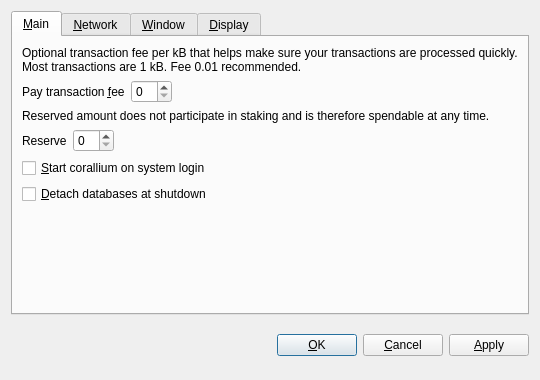
<?xml version="1.0" encoding="UTF-8"?>
<ui version="4.0">
 <class>OptionsDialog</class>
 <widget class="QDialog" name="OptionsDialog">
  <property name="geometry">
   <rect>
    <x>0</x>
    <y>0</y>
    <width>540</width>
    <height>380</height>
   </rect>
  </property>
  <property name="windowTitle">
   <string>Options</string>
  </property>
  <property name="modal">
   <bool>true</bool>
  </property>
  <layout class="QVBoxLayout" name="verticalLayout">
   <item>
    <widget class="QTabWidget" name="tabWidget">
     <property name="tabPosition">
      <enum>QTabWidget::North</enum>
     </property>
     <property name="currentIndex">
      <number>0</number>
     </property>
     <widget class="QWidget" name="tabMain">
      <attribute name="title">
       <string>&amp;Main</string>
      </attribute>
      <layout class="QVBoxLayout" name="verticalLayout_Main">
       <item>
        <widget class="QLabel" name="transactionFeeInfoLabel">
         <property name="text">
          <string>Optional transaction fee per kB that helps make sure your transactions are processed quickly. Most transactions are 1 kB. Fee 0.01 recommended.</string>
         </property>
         <property name="textFormat">
          <enum>Qt::PlainText</enum>
         </property>
         <property name="wordWrap">
          <bool>true</bool>
         </property>
        </widget>
       </item>
       <item>
        <layout class="QHBoxLayout" name="horizontalLayoutFee">
         <item>
          <widget class="QLabel" name="transactionFeeLabel">
           <property name="text">
            <string>Pay transaction &amp;fee</string>
           </property>
           <property name="textFormat">
            <enum>Qt::PlainText</enum>
           </property>
           <property name="buddy">
            <cstring>transactionFee</cstring>
           </property>
          </widget>
         </item>
         <item>
          <widget class="BitcoinAmountField" name="transactionFee"/>
         </item>
         <item>
          <spacer name="horizontalSpacerFee">
           <property name="orientation">
            <enum>Qt::Horizontal</enum>
           </property>
           <property name="sizeHint" stdset="0">
            <size>
             <width>40</width>
             <height>20</height>
            </size>
           </property>
          </spacer>
         </item>
        </layout>
       </item>
       <item>
        <widget class="QLabel" name="reserveBalanceInfoLabel">
         <property name="text">
          <string>Reserved amount does not participate in staking and is therefore spendable at any time.</string>
         </property>
         <property name="textFormat">
          <enum>Qt::PlainText</enum>
         </property>
         <property name="wordWrap">
          <bool>true</bool>
         </property>
        </widget>
       </item>
       <item>
        <layout class="QHBoxLayout" name="horizontalLayoutReserveBalance">
         <item>
          <widget class="QLabel" name="reserveBalanceLabel">
           <property name="text">
            <string>Reserve</string>
           </property>
           <property name="textFormat">
            <enum>Qt::PlainText</enum>
           </property>
           <property name="buddy">
            <cstring>reserveBalance</cstring>
           </property>
          </widget>
         </item>
         <item>
          <widget class="BitcoinAmountField" name="reserveBalance"/>
         </item>
         <item>
          <spacer name="horizontalSpacerReserveBalance">
           <property name="orientation">
            <enum>Qt::Horizontal</enum>
           </property>
           <property name="sizeHint" stdset="0">
            <size>
             <width>40</width>
             <height>20</height>
            </size>
           </property>
          </spacer>
         </item>
        </layout>
       </item>
       <item>
        <widget class="QCheckBox" name="bitcoinAtStartup">
         <property name="toolTip">
          <string>Automatically start corallium after logging in to the system.</string>
         </property>
         <property name="text">
          <string>&amp;Start corallium on system login</string>
         </property>
        </widget>
       </item>
       <item>
        <widget class="QCheckBox" name="detachDatabases">
         <property name="toolTip">
          <string>Detach block and address databases at shutdown. This means they can be moved to another data directory, but it slows down shutdown. The wallet is always detached.</string>
         </property>
         <property name="text">
          <string>&amp;Detach databases at shutdown</string>
         </property>
        </widget>
       </item>
       <item>
        <spacer name="verticalSpacer_Main">
         <property name="orientation">
          <enum>Qt::Vertical</enum>
         </property>
         <property name="sizeHint" stdset="0">
          <size>
           <width>20</width>
           <height>40</height>
          </size>
         </property>
        </spacer>
       </item>
      </layout>
     </widget>
     <widget class="QWidget" name="tabNetwork">
      <attribute name="title">
       <string>&amp;Network</string>
      </attribute>
      <layout class="QVBoxLayout" name="verticalLayout_Network">
       <item>
        <widget class="QCheckBox" name="mapPortUpnp">
         <property name="toolTip">
          <string>Automatically open the corallium client port on the router. This only works when your router supports UPnP and it is enabled.</string>
         </property>
         <property name="text">
          <string>Map port using &amp;UPnP</string>
         </property>
        </widget>
       </item>
       <item>
        <widget class="QCheckBox" name="connectSocks">
         <property name="toolTip">
          <string>Connect to the corallium network through a SOCKS proxy (e.g. when connecting through Tor).</string>
         </property>
         <property name="text">
          <string>&amp;Connect through SOCKS proxy:</string>
         </property>
        </widget>
       </item>
       <item>
        <layout class="QHBoxLayout" name="horizontalLayout_Network">
         <item>
          <widget class="QLabel" name="proxyIpLabel">
           <property name="text">
            <string>Proxy &amp;IP:</string>
           </property>
           <property name="textFormat">
            <enum>Qt::PlainText</enum>
           </property>
           <property name="buddy">
            <cstring>proxyIp</cstring>
           </property>
          </widget>
         </item>
         <item>
          <widget class="QValidatedLineEdit" name="proxyIp">
           <property name="maximumSize">
            <size>
             <width>140</width>
             <height>16777215</height>
            </size>
           </property>
           <property name="toolTip">
            <string>IP address of the proxy (e.g. 127.0.0.1)</string>
           </property>
          </widget>
         </item>
         <item>
          <widget class="QLabel" name="proxyPortLabel">
           <property name="text">
            <string>&amp;Port:</string>
           </property>
           <property name="textFormat">
            <enum>Qt::PlainText</enum>
           </property>
           <property name="buddy">
            <cstring>proxyPort</cstring>
           </property>
          </widget>
         </item>
         <item>
          <widget class="QLineEdit" name="proxyPort">
           <property name="maximumSize">
            <size>
             <width>55</width>
             <height>16777215</height>
            </size>
           </property>
           <property name="toolTip">
            <string>Port of the proxy (e.g. 9050)</string>
           </property>
          </widget>
         </item>
         <item>
          <widget class="QLabel" name="socksVersionLabel">
           <property name="text">
            <string>SOCKS &amp;Version:</string>
           </property>
           <property name="textFormat">
            <enum>Qt::PlainText</enum>
           </property>
           <property name="buddy">
            <cstring>socksVersion</cstring>
           </property>
          </widget>
         </item>
         <item>
          <widget class="QValueComboBox" name="socksVersion">
           <property name="toolTip">
            <string>SOCKS version of the proxy (e.g. 5)</string>
           </property>
          </widget>
         </item>
         <item>
          <spacer name="horizontalSpacer_Network">
           <property name="orientation">
            <enum>Qt::Horizontal</enum>
           </property>
           <property name="sizeHint" stdset="0">
            <size>
             <width>40</width>
             <height>20</height>
            </size>
           </property>
          </spacer>
         </item>
        </layout>
       </item>
       <item>
        <spacer name="verticalSpacer_Network">
         <property name="orientation">
          <enum>Qt::Vertical</enum>
         </property>
         <property name="sizeHint" stdset="0">
          <size>
           <width>20</width>
           <height>40</height>
          </size>
         </property>
        </spacer>
       </item>
      </layout>
     </widget>
     <widget class="QWidget" name="tabWindow">
      <attribute name="title">
       <string>&amp;Window</string>
      </attribute>
      <layout class="QVBoxLayout" name="verticalLayout_Window">
       <item>
        <widget class="QCheckBox" name="minimizeToTray">
         <property name="toolTip">
          <string>Show only a tray icon after minimizing the window.</string>
         </property>
         <property name="text">
          <string>&amp;Minimize to the tray instead of the taskbar</string>
         </property>
        </widget>
       </item>
       <item>
        <widget class="QCheckBox" name="minimizeOnClose">
         <property name="toolTip">
          <string>Minimize instead of exit the application when the window is closed. When this option is enabled, the application will be closed only after selecting Quit in the menu.</string>
         </property>
         <property name="text">
          <string>M&amp;inimize on close</string>
         </property>
        </widget>
       </item>
       <item>
        <spacer name="verticalSpacer_Window">
         <property name="orientation">
          <enum>Qt::Vertical</enum>
         </property>
         <property name="sizeHint" stdset="0">
          <size>
           <width>20</width>
           <height>40</height>
          </size>
         </property>
        </spacer>
       </item>
      </layout>
     </widget>
     <widget class="QWidget" name="tabDisplay">
      <attribute name="title">
       <string>&amp;Display</string>
      </attribute>
      <layout class="QVBoxLayout" name="verticalLayout_Display">
       <item>
        <layout class="QHBoxLayout" name="horizontalLayout_1_Display">
         <item>
          <widget class="QLabel" name="langLabel">
           <property name="text">
            <string>User Interface &amp;language:</string>
           </property>
           <property name="textFormat">
            <enum>Qt::PlainText</enum>
           </property>
           <property name="buddy">
            <cstring>lang</cstring>
           </property>
          </widget>
         </item>
         <item>
          <widget class="QValueComboBox" name="lang">
           <property name="toolTip">
            <string>The user interface language can be set here. This setting will take effect after restarting corallium.</string>
           </property>
          </widget>
         </item>
        </layout>
       </item>
       <item>
        <layout class="QHBoxLayout" name="horizontalLayout_2_Display">
         <item>
          <widget class="QLabel" name="unitLabel">
           <property name="text">
            <string>&amp;Unit to show amounts in:</string>
           </property>
           <property name="textFormat">
            <enum>Qt::PlainText</enum>
           </property>
           <property name="buddy">
            <cstring>unit</cstring>
           </property>
          </widget>
         </item>
         <item>
          <widget class="QValueComboBox" name="unit">
           <property name="toolTip">
            <string>Choose the default subdivision unit to show in the interface and when sending coins.</string>
           </property>
          </widget>
         </item>
        </layout>
       </item>
       <item>
        <widget class="QCheckBox" name="displayAddresses">
         <property name="toolTip">
          <string>Whether to show corallium addresses in the transaction list or not.</string>
         </property>
         <property name="text">
          <string>&amp;Display addresses in transaction list</string>
         </property>
        </widget>
       </item>
       <item>
        <widget class="QCheckBox" name="coinControlFeatures">
         <property name="toolTip">
          <string>Whether to show coin control features or not.</string>
         </property>
         <property name="text">
          <string>Display coin &amp;control features (experts only!)</string>
         </property>
        </widget>
       </item>
       <item>
        <spacer name="verticalSpacer_Display">
         <property name="orientation">
          <enum>Qt::Vertical</enum>
         </property>
         <property name="sizeHint" stdset="0">
          <size>
           <width>20</width>
           <height>40</height>
          </size>
         </property>
        </spacer>
       </item>
      </layout>
     </widget>
    </widget>
   </item>
   <item>
    <layout class="QHBoxLayout" name="horizontalLayout_Buttons">
     <item>
      <spacer name="horizontalSpacer_1">
       <property name="orientation">
        <enum>Qt::Horizontal</enum>
       </property>
       <property name="sizeHint" stdset="0">
        <size>
         <width>40</width>
         <height>48</height>
        </size>
       </property>
      </spacer>
     </item>
     <item>
      <widget class="QLabel" name="statusLabel">
       <property name="font">
        <font>
         <weight>75</weight>
         <bold>true</bold>
        </font>
       </property>
       <property name="text">
        <string/>
       </property>
       <property name="textFormat">
        <enum>Qt::PlainText</enum>
       </property>
       <property name="wordWrap">
        <bool>true</bool>
       </property>
      </widget>
     </item>
     <item>
      <spacer name="horizontalSpacer_2">
       <property name="orientation">
        <enum>Qt::Horizontal</enum>
       </property>
       <property name="sizeHint" stdset="0">
        <size>
         <width>40</width>
         <height>48</height>
        </size>
       </property>
      </spacer>
     </item>
     <item>
      <widget class="QPushButton" name="okButton">
       <property name="text">
        <string>&amp;OK</string>
       </property>
      </widget>
     </item>
     <item>
      <widget class="QPushButton" name="cancelButton">
       <property name="text">
        <string>&amp;Cancel</string>
       </property>
       <property name="autoDefault">
        <bool>false</bool>
       </property>
      </widget>
     </item>
     <item>
      <widget class="QPushButton" name="applyButton">
       <property name="text">
        <string>&amp;Apply</string>
       </property>
       <property name="autoDefault">
        <bool>false</bool>
       </property>
      </widget>
     </item>
    </layout>
   </item>
  </layout>
 </widget>
 <customwidgets>
  <customwidget>
   <class>BitcoinAmountField</class>
   <extends>QSpinBox</extends>
   <header>bitcoinamountfield.h</header>
  </customwidget>
  <customwidget>
   <class>QValueComboBox</class>
   <extends>QComboBox</extends>
   <header>qvaluecombobox.h</header>
  </customwidget>
  <customwidget>
   <class>QValidatedLineEdit</class>
   <extends>QLineEdit</extends>
   <header>qvalidatedlineedit.h</header>
  </customwidget>
 </customwidgets>
 <resources/>
 <connections/>
</ui>
